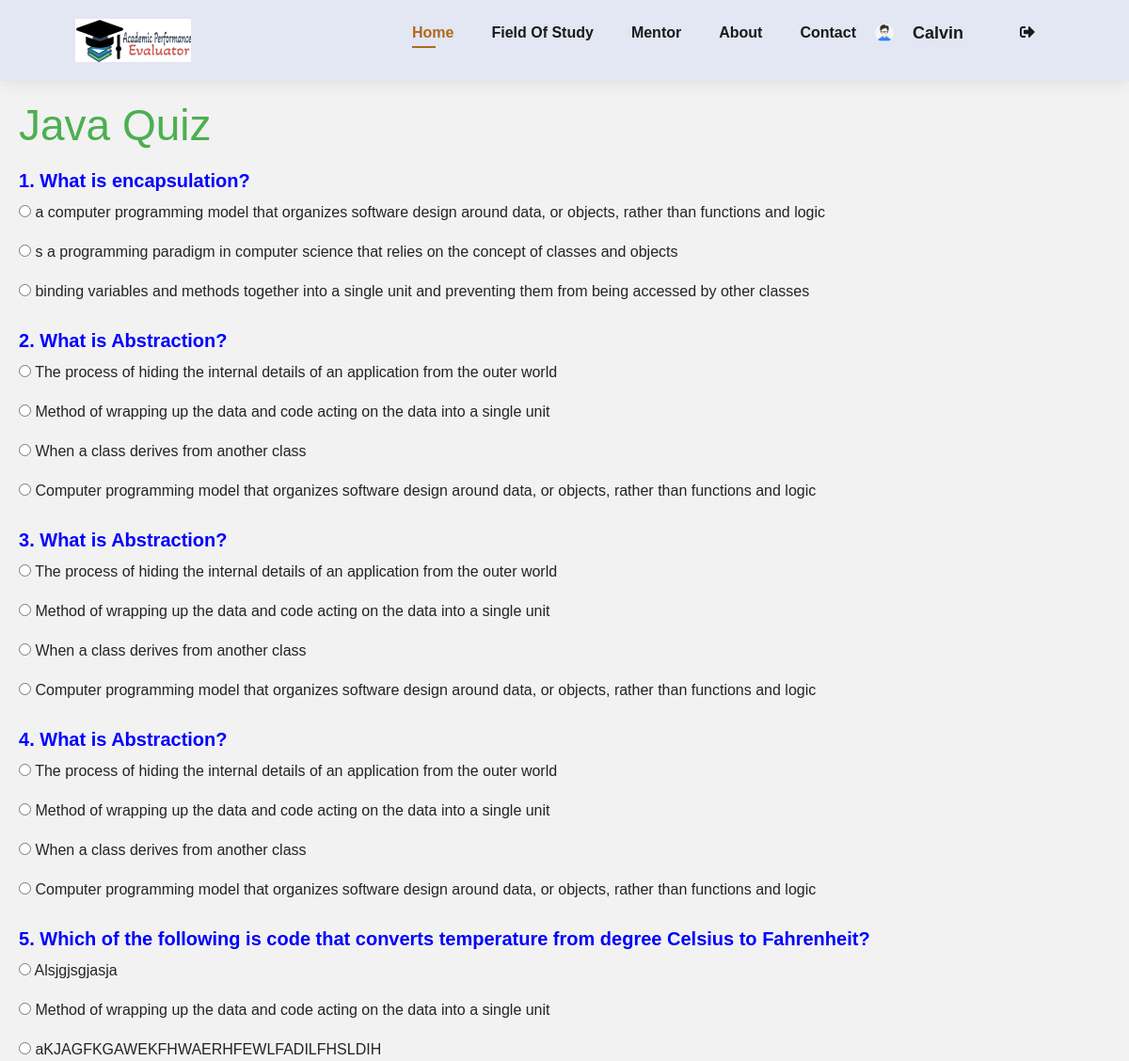
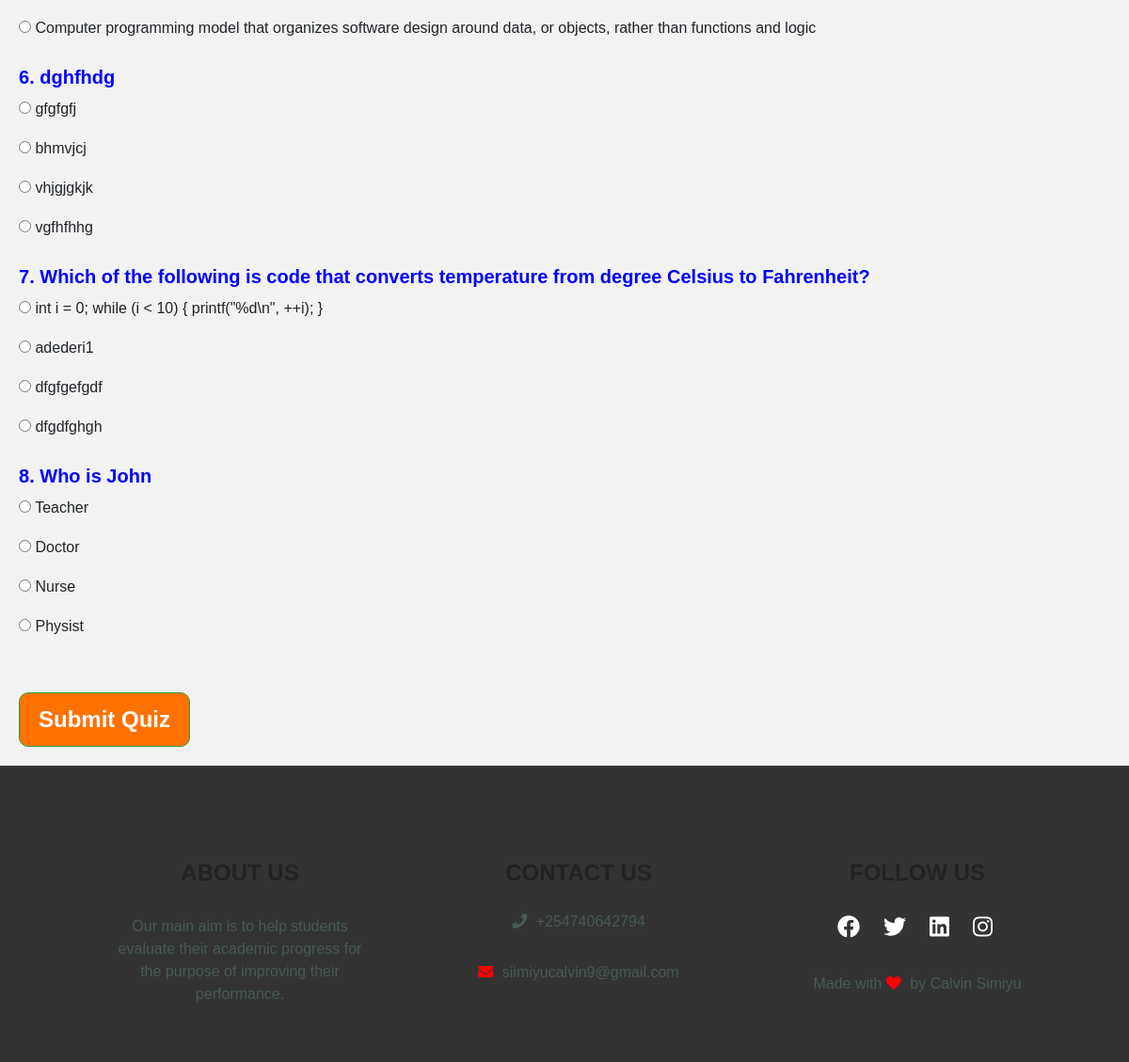
The page /java_quiz/ (signed in) on the database its author committed (2 pictures, top to bottom).
### users/models.py (models this page shows, shortened)
class Course(models.Model):
    title = models.CharField(max_length=200)

class Question(models.Model):
    course = models.ForeignKey(Course, on_delete=models.CASCADE)
    question_text = models.CharField(max_length=200)
    code_snippet = models.TextField(blank=True, null=True)
    question_number = models.IntegerField(default=0)
    question_type = models.CharField(max_length=20, choices=QUESTION_TYPES)

class Choice(models.Model):
    question = models.ForeignKey(Question, on_delete=models.CASCADE)
    choice_text = models.CharField(max_length=200)
    is_correct = models.BooleanField(default=False)
    code_snippet = models.TextField(blank=True, null=True)

### users/views.py (the view, shortened to what this page needs)
# urls.py: path('java_quiz/', views.java_quiz, name='java_quiz'),
@login_required(login_url='login')
def java_quiz(request):
    Java = Course.objects.get(title='Java')
    quiz_questions = Question.objects.filter(course=Java)
    for i, question in enumerate(quiz_questions):
        question.choices = Choice.objects.filter(question=question)
        question.number = i + 1  # Add a `number` attribute to the question object to store the question number
        question.selected_choice_code_snippet = None
    return render(request, 'users/java_quiz.html', {
        'course': Java,
        'quiz_questions': quiz_questions,
    })

### users/templates/users/java_quiz.html (shortened to what this page needs)
{% extends 'users/base.html' %}
{% block content %}
    <div style="background-color: #f2f2f2; padding: 20px;">
        <h2 style="color: #4CAF50;">{{ course.title }} Quiz</h2>
        <form method="post" style="margin-top: 20px;">
            {% for question in quiz_questions %}
                <div style="margin-bottom: 20px;">
                    <h4 style="color: blue; font-weight: bold;">{{ forloop.counter }}. {{ question.question_text }}</h4>
                    <ul style="list-style-type: none; padding-left: 0; margin-top: 0;">
                        {% for choice in question.choices %}
                            <li style="margin-top: 10px;">
                                <label>
                                    <input type="radio" name="question-{{ question.id }}" value="{{ choice.id }}">
                                    {{ choice.choice_text }}
                                </label>
                            </li>
                        {% endfor %}
                    </ul>
                </div>
            {% endfor %}
            <button type="submit" class="btn btn-success">Submit Quiz</button>
        </form>
    </div>
{% endblock %}

### users/templates/users/base.html (shortened to what this page needs)
<!DOCTYPE html>
{% load static %}
<html lang="en">
 <head>
  <link rel="stylesheet" href="https://maxcdn.bootstrapcdn.com/bootstrap/4.0.0/css/bootstrap.min.css">
  <link rel="stylesheet" href="{% static 'style.css' %}">
  <link rel="stylesheet" href="https://use.fontawesome.com/releases/v5.15.4/css/all.css"/>
 </head>
<body>
<section id="header">
    <a href="#"><img src="{% static 'img/Logo-removebg-preview 2.png' %}" class="logo" alt=""></a>
    <div>
        <ul id="navbar">
            <li><a class="active" href="{% url 'base' %}">Home</a></li>
            <li><a href="{% url 'field_study' %}">Field Of Study</a></li>
            <li><a href="{% url 'mentor' %}">Mentor</a></li>
            <li><a href="{% url 'about' %}">About</a></li>
            <li><a href="{% url 'contact' %}">Contact</a></li>
            {% if user.is_authenticated %}
            {% if profile.profile_photo %}
              <img src="{{ profile.profile_photo.url }}" alt="{{user.username }}'s profile image" width="20" height= "20" class="rounded-circle">
              {% else %}
              <img src="{% static 'img/avator.jpg' %}" alt="default avator" width="20" class="rounded-circle">
              {% endif %}
            <li><a href="{% url 'profile' %}"><span class="hello-msg">{{request.user}}</span></a></li>
            <li id="lg-bag"><a href="{% url 'logout' %}"><i class="fas fa-sign-out-alt"></i></a></li>
            {% else %}
             <li id="lg-bag"><a href="{% url 'signup' %}"><i class="fa fa-sharp fa-solid   fa-user"></i></a></li>
            {% endif %}
        </ul>
    </div>
</section>
{% block content %}{% endblock %}
<section class="footer">
    <div class="cont">
      <div class="row">
        <div class="col-md-4">
          <h4>About Us</h4>
          <p>Our main aim is to help students evaluate their academic progress for the purpose of improving their performance.</p>
        </div>
        <div class="col-md-4">
          <h4>Contact Us</h4>
          <p><i class="fas fa-phone"></i> +254740642794</p>
          <p><i class="fas fa-envelope"></i> siimiyucalvin9@gmail.com</p>
        </div>
        <div class="col-md-4">
          <h4>Follow Us</h4>
          <div class="icon">
            <a href="https://www.facebook.com/simiyu.calvin" target="_blank"><i class="fab fa-facebook"></i></a>
            <a href="https://twitter.com/ks_veen" target="_blank"><i class="fab fa-twitter"></i></a>
            <a href="https://www.linkedin.com/in/calvin-simiyu-5b0553153/" target="_blank"><i class="fab fa-linkedin"></i></a>
            <a href="https://www.instagram.com/kevohcalvian_simiyu/" target="_blank"><i class="fab fa-instagram"></i></a>
          </div>
          <p>Made with <i class="fas fa-heart"></i> by Calvin Simiyu</p>
        </div>
      </div>
    </div>
</section>
</body>
</html>

### users/static/style.css (style rules this page uses)
* { margin: 0; padding: 0; box-sizing: border-box; font-family: sans-serif; }
h2 { font-size: 46px; line-height: 54px; color: #222; }
h4 { font-size: 20px; color: #222; }
p { font-size: 16px; color: #465b52; margin: 15px 0 20px 0; }
body { width: 100%; }
#header { display: flex; align-items: center; justify-content: space-between; padding: 20px 80px; background:#E3E6F3; box-shadow: 0 5px 15px rgba(5, 0, 0, 0.06); z-index: 999; position: sticky; top: 0; left: 0; }
#navbar { display: flex; align-items: center; justify-content: center; }
#navbar li { list-style: none; padding: 0 20px; position: relative; }
#navbar li a { text-decoration: none; font-size: 16px; font-weight: 600; color: #1a1a1a; transition: 0.5s ease; }
#navbar li a:hover, #navbar li a.active { color: #ad6b1e ; }
#navbar li a.active::after, #navbar li a:hover::after { content: ""; width: 30%; height: 2px; background: #ad6b1e; position: absolute; bottom: -4px; left: 20px; }
.row { margin-top: 5%; display: flex; justify-content: space-between; }
.row { display: flex; flex-wrap: wrap; justify-content: space-between; }
.footer { width: 100%; text-align: center; background-color: #333; color: #fff; padding-top: 10px; padding-bottom: 10px; }
.footer .cont { max-width: 1200px; margin: auto; }
.footer h4 { font-size: 24px; font-weight: 600; text-transform: uppercase; margin-bottom: 25px; }
.footer p { font-size: 16px; line-height: 1.5; }
.footer i { margin-right: 5px; }
.footer .row { display: flex; flex-wrap: wrap; justify-content: center; }
.footer .col-md-4 { width: 100%; max-width: 300px; margin: 30px; }
.footer .col-md-4:last-child { margin-right: 0; }
.footer .icon { display: flex; justify-content: center; align-items: center; margin-top: 20px; }
.footer .icon a { margin: 0 10px; color: #fff; font-size: 24px; transition: all 0.3s ease-in-out; }
.footer p:last-of-type { margin-top: 30px; }
.footer p:last-of-type i { color: red; }
.btn { margin-top: 30px; padding: 10px 20px; border-radius: 10px; font-size: 24px; font-weight: 600; color: #ffffff; background-color: #ff7200; text-decoration: none; transition: background-color 0.3s ease; }

### users/templates/users/base.html (style rules this page uses)
.hello-msg { font-size: 18px; color: #1a1a1a; font-weight: 600; margin-right: 20px; }

### rows shown on the page
Course: title "Java"
Question: question_text "What is encapsulation?"
Choice: choice_text "a computer programming model that organizes software design around data, or objects, rather than functions and logic"
Choice: choice_text "s a programming paradigm in computer science that relies on the concept of classes and objects"
Choice: choice_text "binding variables and methods together into a single unit and preventing them from being accessed by other classes"
Question: question_text "What is Abstraction?"
Choice: choice_text "The process of hiding the internal details of an application from the outer world"
Choice: choice_text "Method of wrapping up the data and code acting on the data into a single unit"
Choice: choice_text "When a class derives from another class"
Choice: choice_text "Computer programming model that organizes software design around data, or objects, rather than functions and logic"
Question: question_text "What is Abstraction?"
Choice: choice_text "The process of hiding the internal details of an application from the outer world"
Choice: choice_text "Method of wrapping up the data and code acting on the data into a single unit"
Choice: choice_text "When a class derives from another class"
Choice: choice_text "Computer programming model that organizes software design around data, or objects, rather than functions and logic"
Question: question_text "What is Abstraction?"
Choice: choice_text "The process of hiding the internal details of an application from the outer world"
Choice: choice_text "Method of wrapping up the data and code acting on the data into a single unit"
Choice: choice_text "When a class derives from another class"
Choice: choice_text "Computer programming model that organizes software design around data, or objects, rather than functions and logic"
Question: question_text "Which of the following is code that converts temperature from degree Celsius to Fahrenheit?"
Choice: choice_text "Alsjgjsgjasja"
Choice: choice_text "Method of wrapping up the data and code acting on the data into a single unit"
Choice: choice_text "aKJAGFKGAWEKFHWAERHFEWLFADILFHSLDIH"
Choice: choice_text "Computer programming model that organizes software design around data, or objects, rather than functions and logic"
Question: question_text "dghfhdg"
Choice: choice_text "gfgfgfj"
Choice: choice_text "bhmvjcj"
Choice: choice_text "vhjgjgkjk"
Choice: choice_text "vgfhfhhg"
Question: question_text "Which of the following is code that converts temperature from degree Celsius to Fahrenheit?"
Choice: choice_text "int i = 0; while (i < 10) { printf(\"%d\\n\", ++i); }"
Choice: choice_text "adederi1"
Choice: choice_text "dfgfgefgdf"
Choice: choice_text "dfgdfghgh"
Question: question_text "Who is John"
Choice: choice_text "Teacher"
Choice: choice_text "Doctor"
Choice: choice_text "Nurse"
Choice: choice_text "Physist"

### other values the page prints
{{ request.user }} "Calvin"
